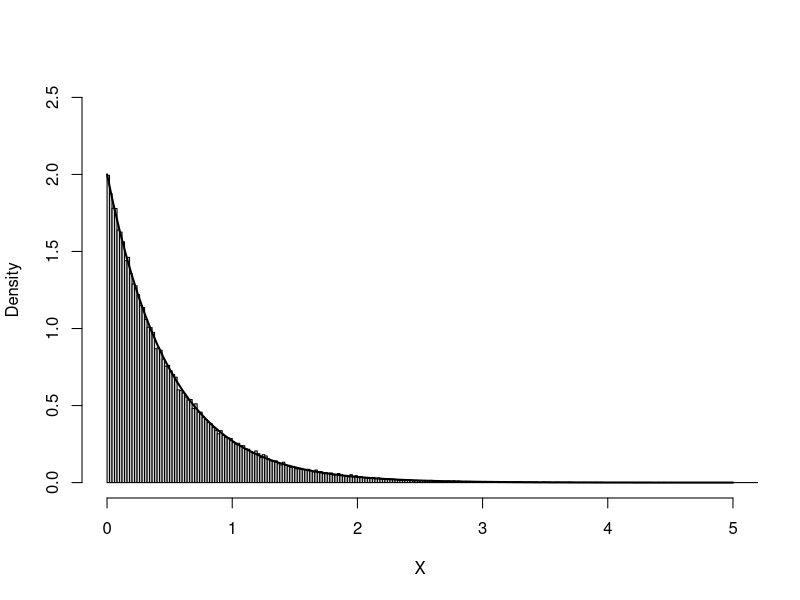
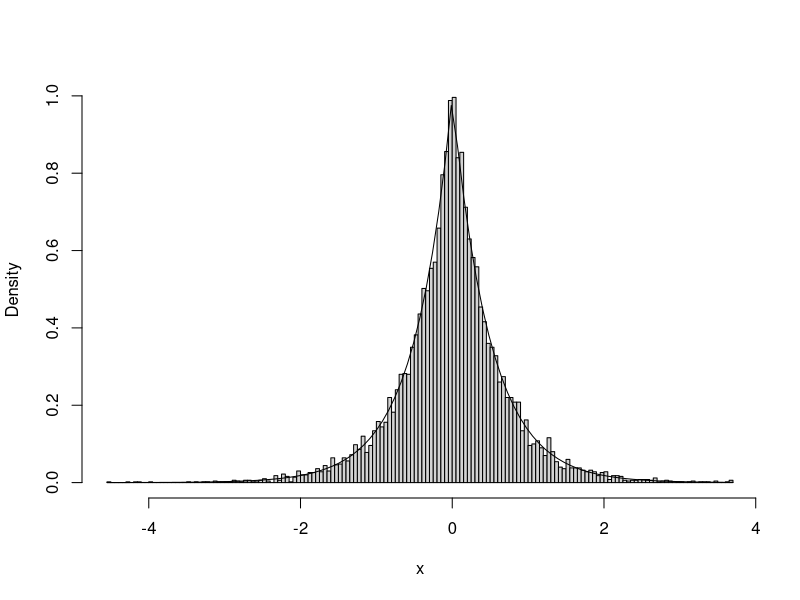

The R script that drew these images, in order: (Note: this script raises an error after producing the figures.)
## ---- chunk 1

## ---- chunk 2
# Simular vector exp(lambda)
tini <- proc.time()

lambda <- 2
nsim <- 10^5
set.seed(1)
U <- runif(nsim)
X <- -log(U)/lambda # -log(1-U)/lambda

tiempo <- proc.time() - tini
tiempo

hist(X, breaks = "FD", freq = FALSE, 
        main = "", xlim = c(0, 5), ylim = c(0, 2.5))
curve(dexp(x, lambda), lwd = 2, add = TRUE)
## ---- chunk 3
    ddexp <- function(x, lambda = 1){
    # Densidad doble exponencial
      lambda*exp(-lambda*abs(x))/2
    }
    
    rdexp <- function(lambda = 1){
    # Simulación por inversión
    # Doble exponencial
      U <- runif(1)
      if (U<0.5) {
        return(log(2*U)/lambda)
      } else {
        return(-log(2*(1-U))/lambda)
      }
    }
    
    rdexpn <- function(n = 1000, lambda = 1) {
    # Simulación n valores de doble exponencial
        x <- numeric(n)
        for(i in 1:n) x[i]<-rdexp(lambda)
        return(x)
    }
## ---- chunk 4
    set.seed(54321)
    system.time(x <- rdexpn(10^4, 2))
## ---- chunk 5
    hist(x, breaks = "FD", freq = FALSE, main="")
    # lines(density(x), col = 'blue')
    curve(ddexp(x, 2), add = TRUE)
## ---- chunk 6
#+ echo=FALSE, fig.align = 'center'
# ![](rechazo.png)
knitr::include_graphics(paste0(fig.path,"rechazo.png"))
## ---- chunk 7
# densidad objetivo: dnorm
# densidad auxiliar: ddexp

# EJECUTAR CÓDIGO DEL APARTADO A DEL EJERCICIO 1
c.opt <- sqrt(2*exp(1)/pi)
lambda.opt <- 1
ngen <- 0

rnormAR <- function() {
# Simulación por aceptación-rechazo
# Normal estandar a partir de doble exponencial
  while (TRUE) {
    U <- runif(1)
    X <- rdexp(1) # lambda = 1
    ngen <<- ngen+1 # Comentar esta línea para uso normal
    # if (U*exp((X^2+1)*0.5-abs(X)) <= 1) return(X)
    if (c.opt * U * ddexp(X, lambda.opt) <= dnorm(X)) return(X)
  }
}

rnormARn <- function(n=1000) {
# Simulación n valores N(0,1)
    x <- numeric(n)
    for(i in 1:n) x[i]<-rnormAR()
    return(x)
}

# Grafico
curve(c.opt * ddexp(x), xlim = c(-4, 4), lty = 2)
curve(dnorm(x), add = TRUE)
## ---- chunk 8
    set.seed(54321)
    nsim <- 10^4
    
    ngen <- 0
    system.time(x <- rnormARn(nsim))
    # Nº generaciones
    {
    cat("\nNº de generaciones = ", ngen)
    cat("\nNº medio de generaciones = ", ngen/nsim)
    cat("\nProporción de rechazos = ", 1-nsim/ngen, "\n")
    }
## ---- chunk 9
    hist(x, breaks="FD", freq=FALSE)
    curve(dnorm(x), add=TRUE)
## ---- chunk 10
    # Obtención de un valor c óptimo aproximado
    optimize(f=function(x){dnorm(x)/ddexp(x)}, maximum=TRUE, interval=c(-1,1))
    # NOTA: Cuidado con los límites
    # optimize(f=function(x){dnorm(x)/ddexp(x)}, maximum=TRUE, interval=c(0,2))
    
    # Valor óptimo real
    # sqrt(2*exp(1)/pi)
    c.opt
## ---- chunk 11
    # Obtención de valores c y lambda óptimos aproximados
    fopt <- function(lambda) {
      # Obtiene c fijado lambda
      optimize(f = function(x){dnorm(x)/ddexp(x,lambda)},
               maximum=TRUE, interval=c(0,2))$objective
    }
    
    # Encontar lambda que minimiza
    res <- optimize(f=function(x){fopt(x)}, interval=c(0.5,2))
    lambda.opt2 <- res$minimum
    c.opt2 <- res$objective
## ---- chunk 12
    mu0 <- 1
    n <- 10
    nsim <- 10^3
    set.seed(54321)
    x <- rnorm(n, mean = mu0)
    
    # Función de verosimilitud
    lik <- function(mu){prod(dnorm(x, mean = mu))}
    
    # Cota óptima
    # Estimación por máxima verosimilitud
    emv <- optimize(f = lik, int = range(x), maximum = TRUE)
    emv
    c <- emv$objective
## ---- chunk 13
    mean(x)
## ---- chunk 14
    c <- lik(mean(x))
    c    
## ---- chunk 15
    ngen <- nsim
    Y <- rcauchy(nsim)
    ind <- (c*runif(nsim) > sapply(Y, lik)) # TRUE si no verifica condición
    # Volver a generar si no verifica condición
    while (sum(ind)>0){
      le <- sum(ind)
      ngen <- ngen + le
      Y[ind] <- rcauchy(le)
      ind[ind] <- (c*runif(le) > sapply(Y[ind], lik)) # TRUE si no verifica condición
    }
    
    { # Número generaciones
      cat("Número de generaciones = ", ngen)
      cat("\nNúmero medio de generaciones = ", ngen/nsim)
      cat("\nProporción de rechazos = ", 1-nsim/ngen,"\n")
    }
    
    # Intervalo de probabilidad al 95% (IC Bayes)
    q <- quantile(Y, c(0.025, 0.975))
    
    # Representar estimador e IC Bayes
    hist(Y, freq=FALSE, main="Distribución a posteriori")
    # abline(v = mean(x), lty = 3) # Estimación frecuentista
    abline(v = mean(Y), lty = 2, lwd = 2)  # Estimación Bayesiana
    abline(v = q, lty = 2)
## ---- chunk 16
#+ echo=FALSE, fig.align = 'center'
# ![](squeeze.png)
knitr::include_graphics(paste0(fig.path,"squeeze.png"))
